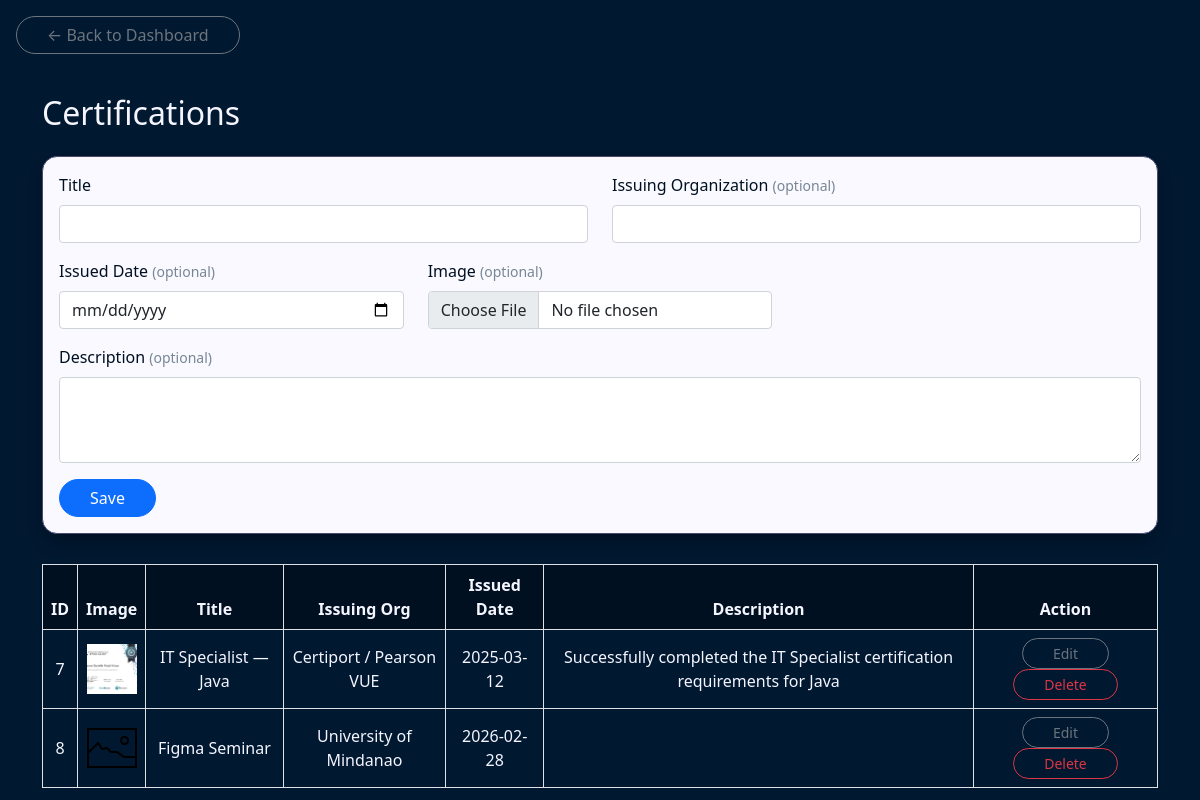
/certifications.php (signed in), run on the app's committed database.
### tables this page shows
CREATE TABLE `certifications` (
  `id` int(11) NOT NULL,
  `title` varchar(150) NOT NULL,
  `issuing_org` varchar(150) DEFAULT NULL,
  `issued_date` date DEFAULT NULL,
  `description` text DEFAULT NULL,
  `image` varchar(255) DEFAULT NULL
);

### certifications.php (the view, shortened to what this page needs)
<?php
$servername = "localhost";
$username   = "root";
$password   = "";
$dbname     = "portfolio_db";
$conn = new mysqli($servername, $username, $password);
$conn->query("CREATE DATABASE IF NOT EXISTS $dbname");
$conn->select_db($dbname);
$conn->query("CREATE TABLE IF NOT EXISTS certifications (
    id          INT AUTO_INCREMENT PRIMARY KEY,
    title       VARCHAR(150) NOT NULL,
    issuing_org VARCHAR(150),
    issued_date DATE,
    description TEXT,
    image       VARCHAR(255)
)");
$edit_id          = "";
$edit_title       = "";
$edit_issuing_org = "";
$edit_issued_date = "";
$edit_description = "";
?>
<!DOCTYPE html>
<html lang="en">
<head>
    <link href="https://cdn.jsdelivr.net/npm/bootstrap@5.0.2/dist/css/bootstrap.min.css" rel="stylesheet">
    <link rel="stylesheet" href="styles/style.css">
</head>
<body>
    <a href="dashboard.php" class="btn btn-outline-secondary m-3">← Back to Dashboard</a>
    <div class="container mt-4">
        <h2 class="mb-4">Certifications</h2>
        <div class="card p-3">
            <form method="POST" action="" enctype="multipart/form-data">
                <div class="row">
                    <div class="col-md-6">
                        <label class="form-label">Title</label>
                        <input type="text" class="form-control mb-3" name="title" value="<?php echo htmlspecialchars($edit_title); ?>" required>
                    </div>
                    <div class="col-md-6">
                        <label class="form-label">Issuing Organization <small class="text-muted">(optional)</small></label>
                        <input type="text" class="form-control mb-3" name="issuing_org" value="<?php echo htmlspecialchars($edit_issuing_org); ?>">
                    </div>
                </div>
                <div class="row">
                    <div class="col-md-4">
                        <label class="form-label">Issued Date <small class="text-muted">(optional)</small></label>
                        <input type="date" class="form-control mb-3" name="issued_date" value="<?php echo $edit_issued_date; ?>">
                    </div>
                    <div class="col-md-4">
                        <label class="form-label">Image <small class="text-muted">(optional)</small></label>
                        <input type="file" class="form-control mb-3" name="image" accept="image/*">
                    </div>
                </div>
                <div class="mb-3">
                    <label class="form-label">Description <small class="text-muted">(optional)</small></label>
                    <textarea class="form-control" name="description" rows="3"><?php echo htmlspecialchars($edit_description); ?></textarea>
                </div>
                <button type="submit" name="<?php echo $edit_id ? 'submit' : 'save'; ?>" class="btn btn-primary">
                    <?php echo $edit_id ? 'Update' : 'Save'; ?>
                </button>
            </form>
        </div>
        <div class="mt-4">
            <table class="table table-bordered mt-2 text-center align-middle">
                <thead>
                    <tr>
                        <th>ID</th>
                        <th>Image</th>
                        <th>Title</th>
                        <th>Issuing Org</th>
                        <th>Issued Date</th>
                        <th>Description</th>
                        <th>Action</th>
                    </tr>
                </thead>
                <tbody>
                    <?php
                    $result = $conn->query("SELECT * FROM certifications");
                    while ($row = $result->fetch_assoc()) {
                        echo "<tr>";
                        echo "<td>" . $row['id'] . "</td>";
                        echo "<td>";
                        if (!empty($row['image'])) {
                            echo "<img src='certificate_img/" . htmlspecialchars($row['image']) . "' width='50' height='50' style='object-fit:cover;'>";
                        } else {
                            echo "<img src='default_img.png' width='50' height='50'>";
                        }
                        echo "</td>";
                        echo "<td>" . htmlspecialchars($row['title']) . "</td>";
                        echo "<td>" . htmlspecialchars($row['issuing_org']) . "</td>";
                        echo "<td>" . ($row['issued_date'] ?? '—') . "</td>";
                        echo "<td>" . htmlspecialchars($row['description']) . "</td>";
                        echo "<td>
                            <form method='POST' style='display:inline;'>
                                <input type='hidden' name='edit_id' value='" . $row['id'] . "'>
                                <button type='submit' class='btn btn-sm btn-outline-secondary'>Edit</button>
                            </form>
                            <form method='POST' style='display:inline;'>
                                <input type='hidden' name='delete_id' value='" . $row['id'] . "'>
                                <button type='submit' class='btn btn-sm btn-outline-danger'>Delete</button>
                            </form>
                        </td>";
                        echo "</tr>";
                    }
                    ?>
                </tbody>
            </table>
        </div>
    </div>
</body>
</html>

### styles/style.css (style rules this page uses)
body { background-color: #001830; color: #f5f5ff; }
h2 { color: #f5f5ff; }
.table { color: #f5f5ff; }
.table thead { background-color: #001021; color: #f5f5ff; }
.form-label { color: #001021; }
.text-muted { color: #788694 !important; }
.card { background-color: #f9f9ff; border-radius: 15px; border: #4b4b70 1px solid; box-shadow: #000b16 0px 10px 20px -10px; margin-bottom: 30px; }
.btn { border-radius: 20px; padding-left: 30px; padding-right: 30px; }

### data on the page
certifications: id "7", image (picture), title "IT Specialist — Java", issuing_org "Certiport / Pearson VUE", issued_date "2025-03-12", description "Successfully completed the IT Specialist certification requirements for Java"
certifications: id "8", title "Figma Seminar", issuing_org "University of Mindanao", issued_date "2026-02-28"
